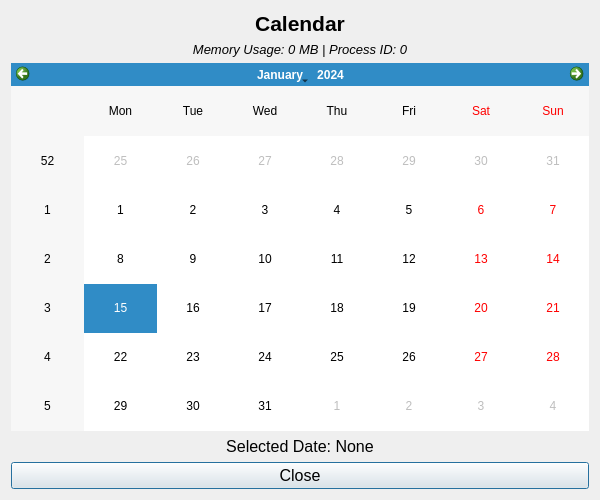
<?xml version="1.0" encoding="UTF-8"?>
<ui version="4.0">
 <class>Calendar</class>
 <widget class="QDialog" name="Calendar">
  <property name="geometry">
   <rect>
    <x>0</x>
    <y>0</y>
    <width>600</width>
    <height>500</height>
   </rect>
  </property>
  <property name="windowTitle">
   <string>Mini OS - Calendar</string>
  </property>
  <layout class="QVBoxLayout" name="verticalLayout">
   <item>
    <widget class="QLabel" name="titleLabel">
     <property name="font">
      <font>
       <family>Arial</family>
       <pointsize>16</pointsize>
       <weight>75</weight>
       <bold>true</bold>
      </font>
     </property>
     <property name="text">
      <string>Calendar</string>
     </property>
     <property name="alignment">
      <set>Qt::AlignCenter</set>
     </property>
    </widget>
   </item>
   <item>
    <widget class="QLabel" name="resourceLabel">
     <property name="font">
      <font>
       <family>Arial</family>
       <pointsize>10</pointsize>
       <italic>true</italic>
      </font>
     </property>
     <property name="text">
      <string>Memory Usage: 0 MB | Process ID: 0</string>
     </property>
     <property name="alignment">
      <set>Qt::AlignCenter</set>
     </property>
    </widget>
   </item>
   <item>
    <widget class="QCalendarWidget" name="calendarWidget"/>
   </item>
   <item>
    <widget class="QLabel" name="selectedDateLabel">
     <property name="font">
      <font>
       <family>Arial</family>
       <pointsize>12</pointsize>
      </font>
     </property>
     <property name="text">
      <string>Selected Date: None</string>
     </property>
     <property name="alignment">
      <set>Qt::AlignCenter</set>
     </property>
    </widget>
   </item>
   <item>
    <widget class="QPushButton" name="closeButton">
     <property name="font">
      <font>
       <family>Arial</family>
       <pointsize>12</pointsize>
      </font>
     </property>
     <property name="text">
      <string>Close</string>
     </property>
    </widget>
   </item>
  </layout>
 </widget>
 <resources/>
 <connections/>
</ui>
